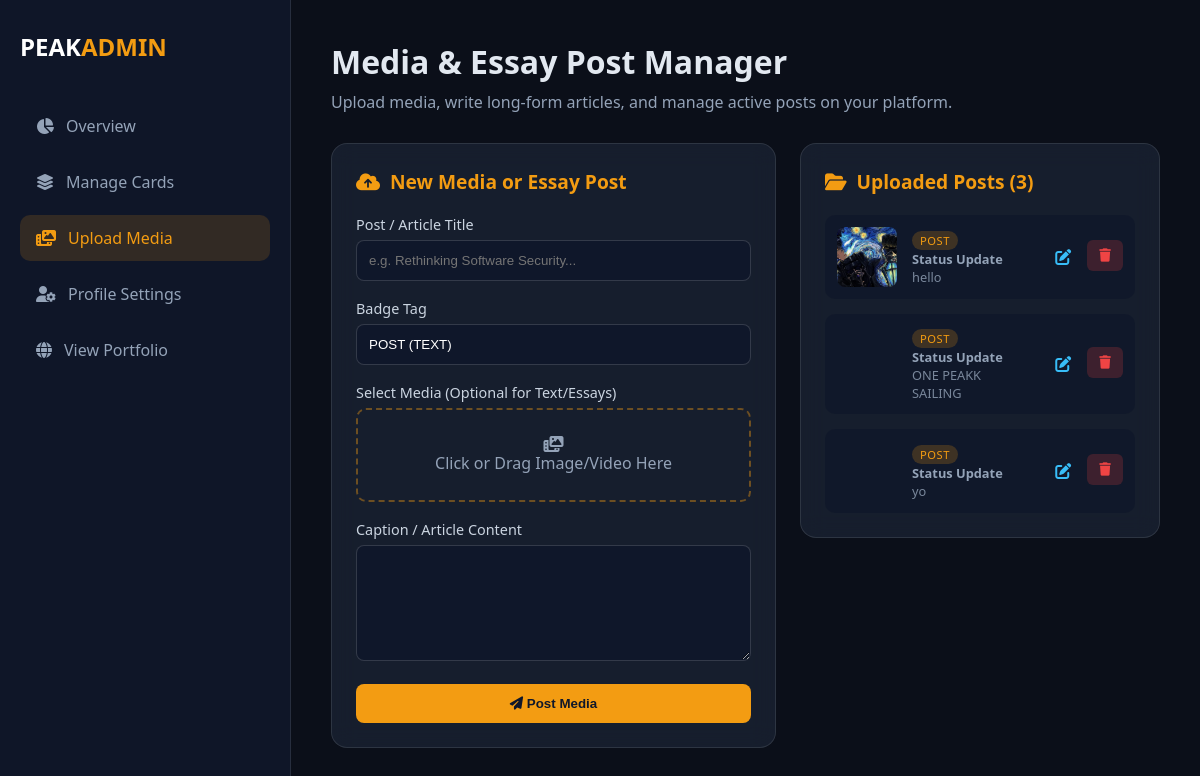
The app's page /dashboard/post (signed in), older data.
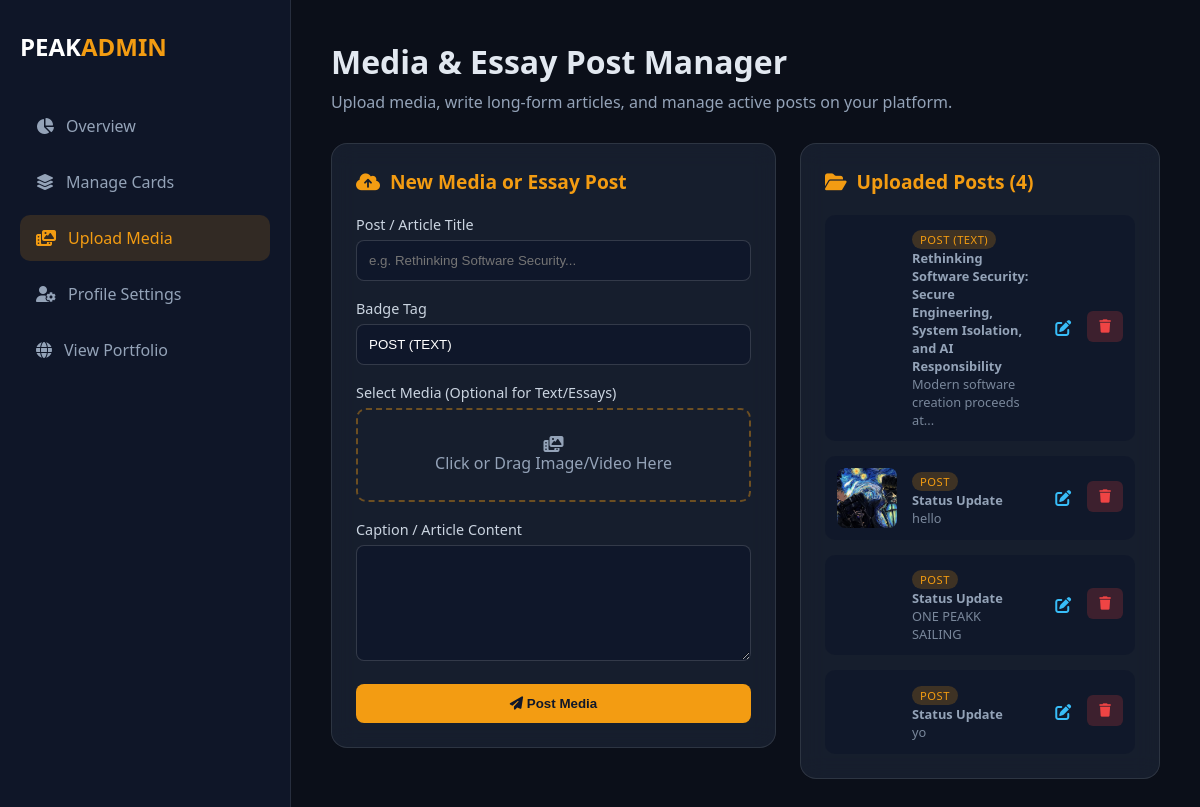
The same page, newer data.
### app.py (models this page shows)
class MediaUpload(db.Model):
    id = db.Column(db.Integer, primary_key=True)
    title = db.Column(db.String(100), nullable=True)
    caption = db.Column(db.Text, nullable=True)
    badge = db.Column(db.String(50), default="Featured")
    filename = db.Column(db.String(255), nullable=True)
    media_type = db.Column(db.String(10), nullable=True)
    created_at = db.Column(db.DateTime, default=datetime.utcnow)

### app.py (the view)
@app.route('/dashboard/post')
@login_required
def dashboard_post():
    edit_id = request.args.get('edit_id', type=int)
    edit_post = MediaUpload.query.get(edit_id) if edit_id else None
    uploads = MediaUpload.query.order_by(MediaUpload.id.desc()).all()
    return render_template('dashboard_post.html', uploads=uploads, edit_post=edit_post)

### app.py (called while the page is built)
@login_manager.user_loader
def load_user(user_id):
    return db.session.get(User, int(user_id))

### templates/dashboard_post.html (shortened to what this page needs)
<!DOCTYPE html>
<html lang="en">
<head>
    <link rel="stylesheet" href="https://cdnjs.cloudflare.com/ajax/libs/font-awesome/6.4.0/css/all.min.css">
    <link rel="stylesheet" href="{{ url_for('static', filename='css/dashboard.css') }}">
</head>
<body class="dashboard-body">
    <div class="dashboard-container">
        <aside class="dashboard-sidebar">
            <div class="brand">
                <h2>PEAK<span>ADMIN</span></h2>
            </div>
            <nav class="dash-nav">
                <a href="{{ url_for('dashboard') }}">
                    <i class="fa-solid fa-chart-pie"></i> Overview
                </a>
                <a href="{{ url_for('dashboard_cards') }}">
                    <i class="fa-solid fa-layer-group"></i> Manage Cards
                </a>
                <a href="{{ url_for('dashboard_post') }}" class="active">
                    <i class="fa-solid fa-photo-film"></i> Upload Media
                </a>
                <a href="{{ url_for('dashboard_profile_page') }}">
                    <i class="fa-solid fa-user-gear"></i> Profile Settings
                </a>
                <a href="{{ url_for('home') }}">
                    <i class="fa-solid fa-globe"></i> View Portfolio
                </a>
            </nav>
        </aside>
        <main class="dashboard-content">
            <header class="dash-header">
                <h1>Media & Essay Post Manager</h1>
                <p>Upload media, write long-form articles, and manage active posts on your platform.</p>
            </header>
            <div class="dash-grid">
                <div class="dash-card">
                    <h3>
                        <i class="fa-solid fa-cloud-arrow-up"></i>
                        {% if edit_post %}Edit Post / Essay{% else %}New Media or Essay Post{% endif %}
                    </h3>
                    <form action="{% if edit_post %}{{ url_for('update_media', upload_id=edit_post.id) }}{% else %}{{ url_for('upload_media') }}{% endif %}"
                          method="POST"
                          enctype="multipart/form-data"
                          class="dash-form">
                        <div class="form-group">
                            <label for="title">Post / Article Title</label>
                            <input type="text" id="title" name="title" class="form-control"
                                   placeholder="e.g. Rethinking Software Security..."
                                   value="{{ edit_post.title if edit_post else '' }}">
                        </div>
                        <div class="form-group">
                            <label for="badge">Badge Tag</label>
                            <input type="text" id="badge" name="badge" class="form-control"
                                   placeholder="e.g. POST (TEXT), Article, Essay"
                                   value="{{ edit_post.badge if edit_post else 'POST (TEXT)' }}">
                        </div>
                        <div class="form-group">
                            <label>Select Media (Optional for Text/Essays)</label>
                            <div class="file-upload-wrapper">
                                <div class="file-dummy">
                                    <i class="fa-solid fa-photo-film"></i>
                                    <span id="file-label">Click or Drag Image/Video Here</span>
                                </div>
                            </div>
                        </div>
                        <div class="form-group">
                            <label for="caption_editor">Caption / Article Content</label>
                            <textarea id="caption_editor" name="caption" rows="6">
                                {{ edit_post.caption if edit_post else '' }}
                            </textarea>
                        </div>
                        <div class="form-actions" style="margin-top: 15px;">
                            <button type="submit" class="btn-submit">
                                <i class="fa-solid fa-paper-plane"></i>
                                {% if edit_post %}Update Post{% else %}Post Media{% endif %}
                            </button>
                        </div>
                    </form>
                </div>
                <div class="dash-card">
                    <h3><i class="fa-solid fa-folder-open"></i> Uploaded Posts ({{ uploads|length if uploads else 0 }})</h3>
                    <div class="card-list">
                        {% if uploads %}
                            {% for item in uploads %}
                            <div class="card-item">
                                <div class="thumb-box">
                                    {% if item.filename %}
                                        {% if item.media_type == 'image' %}
                                            <img src="{{ url_for('static', filename='uploads/' + item.filename) }}" alt="Media">
                                        {% else %}
                                            <video src="{{ url_for('static', filename='uploads/' + item.filename) }}" muted></video>
                                        {% endif %}
                                    {% else %}
                                        <div style="display: flex; align-items: center; justify-content: center; height: 100%; background: #1e293b; color: #f59e0b;">
                                            <i class="fa-solid fa-file-lines" style="font-size: 1.5rem;"></i>
                                        </div>
                                    {% endif %}
                                </div>
                                <div class="card-info">
                                    <span class="badge">{{ item.badge or item.media_type|upper or 'POST' }}</span>
                                    <p><strong>{{ item.title or 'Untitled Post' }}</strong></p>
                                    <p style="font-size: 0.8rem; opacity: 0.8;">{{ item.caption|striptags|truncate(40) }}</p>
                                </div>
                                <div class="card-actions" style="display: flex; gap: 6px;">
                                    <a href="{{ url_for('dashboard_post', edit_id=item.id) }}" class="btn-edit" title="Edit Post" style="padding: 6px 10px; color: #38bdf8;">
                                        <i class="fa-solid fa-pen-to-square"></i>
                                    </a>
                                    <form action="{{ url_for('delete_media', upload_id=item.id) }}" method="POST" onsubmit="return confirm('Delete this media file?');" style="margin: 0;">
                                        <button type="submit" class="btn-delete" title="Delete Media">
                                            <i class="fa-solid fa-trash"></i>
                                        </button>
                                    </form>
                                </div>
                            </div>
                            {% endfor %}
                        {% else %}
                            <p class="empty-msg">No media uploads found. Use the form to post videos, images, or articles!</p>
                        {% endif %}
                    </div>
                </div>
            </div>
        </main>
    </div>
</body>
</html>

### static/css/dashboard.css (style rules this page uses)
body.dashboard-body { background-color: #0b0f19; color: #e2e8f0; font-family: 'Segoe UI', Tahoma, Geneva, Verdana, sans-serif; margin: 0; padding: 0; }
.dashboard-container { display: flex; min-height: 100vh; }
.dashboard-sidebar { width: 250px; background: rgba(15, 23, 42, 0.95); border-right: 1px solid rgba(255, 255, 255, 0.1); padding: 30px 20px; display: flex; flex-direction: column; }
.dashboard-sidebar .brand h2 { color: #ffffff; font-size: 1.5rem; margin: 0 0 40px 0; }
.dashboard-sidebar .brand span { color: #f39c12; }
.dash-nav a { display: flex; align-items: center; gap: 12px; color: #94a3b8; text-decoration: none; padding: 12px 16px; border-radius: 10px; margin-bottom: 10px; transition: all 0.2s ease; }
.dash-nav a:hover, .dash-nav a.active { background: rgba(243, 156, 18, 0.15); color: #f39c12; }
.dashboard-content { flex: 1; padding: 40px; overflow-y: auto; }
.dash-header { margin-bottom: 30px; }
.dash-header h1 { font-size: 2rem; margin: 0 0 8px 0; }
.dash-header p { color: #94a3b8; margin: 0; }
.dash-grid { display: grid; grid-template-columns: 1fr 1fr; gap: 30px; }
.dash-card { background: rgba(30, 41, 59, 0.6); backdrop-filter: blur(12px); border: 1px solid rgba(255, 255, 255, 0.1); border-radius: 16px; padding: 24px; }
.dash-card h3 { margin: 0 0 20px 0; font-size: 1.2rem; color: #f39c12; display: flex; align-items: center; gap: 10px; }
.dash-form .form-group { margin-bottom: 18px; }
.dash-form label { display: block; margin-bottom: 6px; font-size: 0.9rem; color: #cbd5e1; }
.dash-form input[type="text"], .dash-form textarea { width: 100%; padding: 12px; background: rgba(15, 23, 42, 0.8); border: 1px solid rgba(255, 255, 255, 0.15); border-radius: 8px; color: #ffffff; box-sizing: border-box; }
.file-upload-wrapper { position: relative; height: 90px; border: 2px dashed rgba(243, 156, 18, 0.4); border-radius: 10px; overflow: hidden; }
.file-dummy { display: flex; flex-direction: column; align-items: center; justify-content: center; height: 100%; color: #94a3b8; }
.btn-submit { width: 100%; padding: 12px; background: #f39c12; border: none; border-radius: 8px; color: #0f172a; font-weight: bold; cursor: pointer; transition: background 0.2s; }
.card-list { display: flex; flex-direction: column; gap: 15px; }
.card-item { display: flex; align-items: center; background: rgba(15, 23, 42, 0.7); padding: 12px; border-radius: 10px; gap: 15px; }
.thumb-box { width: 60px; height: 60px; border-radius: 8px; overflow: hidden; flex-shrink: 0; }
.thumb-box img { width: 100%; height: 100%; object-fit: cover; }
.card-info { flex: 1; }
.card-info .badge { font-size: 0.7rem; background: rgba(243, 156, 18, 0.2); color: #f39c12; padding: 2px 8px; border-radius: 12px; }
.card-info p { margin: 0; font-size: 0.8rem; color: #94a3b8; }
.btn-delete { background: rgba(239, 68, 68, 0.2); color: #ef4444; border: none; padding: 8px 12px; border-radius: 6px; cursor: pointer; transition: background 0.2s; }
.thumb-box video { width: 100%; height: 100%; object-fit: cover; border-radius: 8px; }
.card-info .badge { text-transform: uppercase; letter-spacing: 0.5px; }

### templates/dashboard_post.html (style rules this page uses)
.dashboard-content { overflow-x: hidden; width: 100%; box-sizing: border-box; }
.dash-grid { display: grid !important; grid-template-columns: minmax(0, 1fr) 360px !important; gap: 24px !important; align-items: start !important; width: 100% !important; }
.dash-card { min-width: 0 !important; position: relative !important; z-index: 1 !important; }

Row changes from the older to the newer data that the page shows:
added MediaUpload: badge "POST (TEXT)", title "Rethinking Software Security: Secure Engineering, System Isolation, and AI Responsibility", caption "Modern software creation proceeds at..."
Text that changed along with them:
{{ uploads|length if uploads else 0 }}: "3" → "4"
